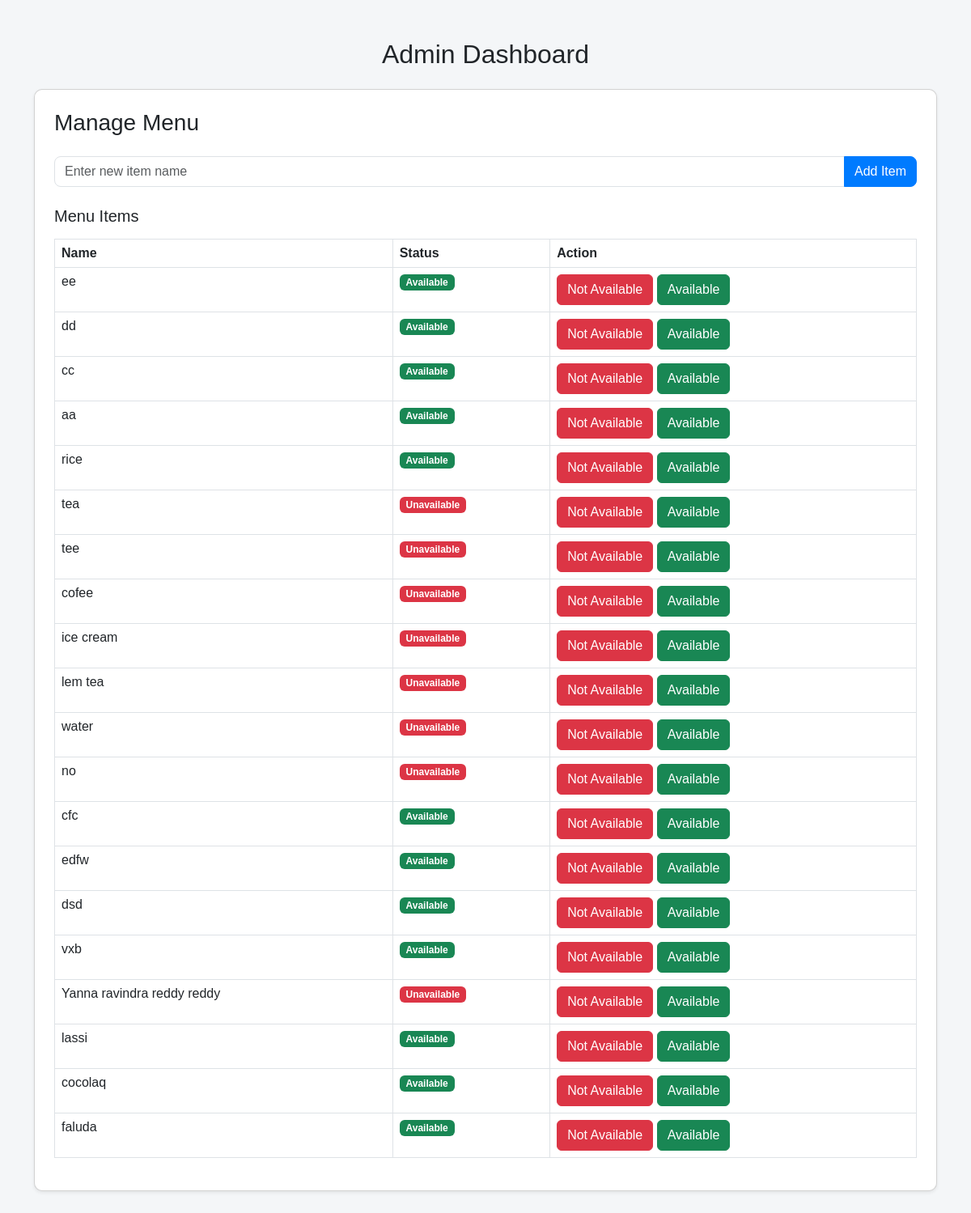
The app's page /a/menu/ with its own data.
### rr/models.py (models this page shows, shortened)
class MenuItem(models.Model):
    name = models.CharField(max_length=100)
    available = models.BooleanField(default=True)
    not_available=models.BooleanField(default=False)
    state=models.BooleanField(default=False)
    created_at=models.DateTimeField(auto_now_add=True)
    class Meta:
        ordering=['-created_at']

### rr/views.py (the view, shortened to what this page needs)
# urls.py: path('a/menu/', views.admin_dashboard, name='admin_menu'),
@csrf_exempt
def admin_dashboard(request):
    menu = Menu.objects.first()
    if not menu:
        menu = Menu.objects.create()
    menu_items = menu.items.all()
    return render(request, 'orders/admin_dashboard.html', {'menu': menu, 'menu_items': menu_items})

### rr/templates/orders/admin_dashboard.html (shortened to what this page needs)
{% block content %}
<div class="container my-5">
    <div class="row">
        <h2 class="mb-4 text-center">Admin Dashboard</h2>
        <div class="col-md-12">
            <div class="card shadow-sm p-4">
                <h3 class="mb-4">Manage Menu</h3>
                <form method="POST" class="mb-4">
                    <div class="input-group">
                        <input type="text" name="name" class="form-control" placeholder="Enter new item name" required>
                        <button type="submit" class="btn btn-primary">Add Item</button>
                    </div>
                </form>
                <h5 class="mb-3">Menu Items</h5>
                <table class="table table-bordered">
                    <thead>
                        <tr>
                            <th>Name</th>
                            <th>Status</th>
                            <th>Action</th>
                        </tr>
                    </thead>
                    <tbody>
                        {% if menu %}
                            {% for item in menu.items.all %}
                            <tr>
                                <td>{{ item.name }}</td>
                                <td>
                                    <span class="badge {% if item.available %}bg-success{% else %}bg-danger{% endif %}">
                                        {% if item.available %}Available{% else %}Unavailable{% endif %}
                                    </span>
                                </td>
                                <td>
                                    <button type="button" class="btn btn-danger" onclick="toggleAvailability({{ item.id }}, 'not_available')">
                                        Not Available
                                    </button>
                                    <button type="button" class="btn btn-success" onclick="toggleAvailability({{ item.id }}, 'state')">
                                        Available
                                    </button>
                                </td>
                            </tr>
                            {% empty %}
                            <tr>
                                <td colspan="3" class="text-center">No menu items available.</td>
                            </tr>
                            {% endfor %}
                        {% else %}
                        <tr>
                            <td colspan="3" class="text-center">No menu created yet.</td>
                        </tr>
                        {% endif %}
                    </tbody>
                </table>
            </div>
        </div>
{% endblock %}
<link href="https://cdn.jsdelivr.net/npm/bootstrap@5.3.0-alpha1/dist/css/bootstrap.min.css" rel="stylesheet">

### rr/templates/orders/admin_dashboard.html (style rules this page uses)
.card { border-radius: 10px; box-shadow: 0 4px 8px rgba(0, 0, 0, 0.1); }
.btn-primary { background-color: #007bff; border-color: #007bff; }
.input-group input { border-radius: 8px 0 0 8px; }
.input-group button { border-radius: 0 8px 8px 0; }

### records on screen
MenuItem: name "ee", available "Available"
MenuItem: name "dd", available "Available"
MenuItem: name "cc", available "Available"
MenuItem: name "aa", available "Available"
MenuItem: name "rice", available "Available"
MenuItem: name "tea", available "Unavailable"
MenuItem: name "tee", available "Unavailable"
MenuItem: name "cofee", available "Unavailable"
MenuItem: name "ice cream", available "Unavailable"
MenuItem: name "lem tea", available "Unavailable"
MenuItem: name "water", available "Unavailable"
MenuItem: name "no", available "Unavailable"
MenuItem: name "cfc", available "Available"
MenuItem: name "edfw", available "Available"
MenuItem: name "dsd", available "Available"
MenuItem: name "vxb", available "Available"
MenuItem: name "Yanna ravindra reddy reddy", available "Unavailable"
MenuItem: name "lassi", available "Available"
MenuItem: name "cocolaq", available "Available"
MenuItem: name "faluda", available "Available"
